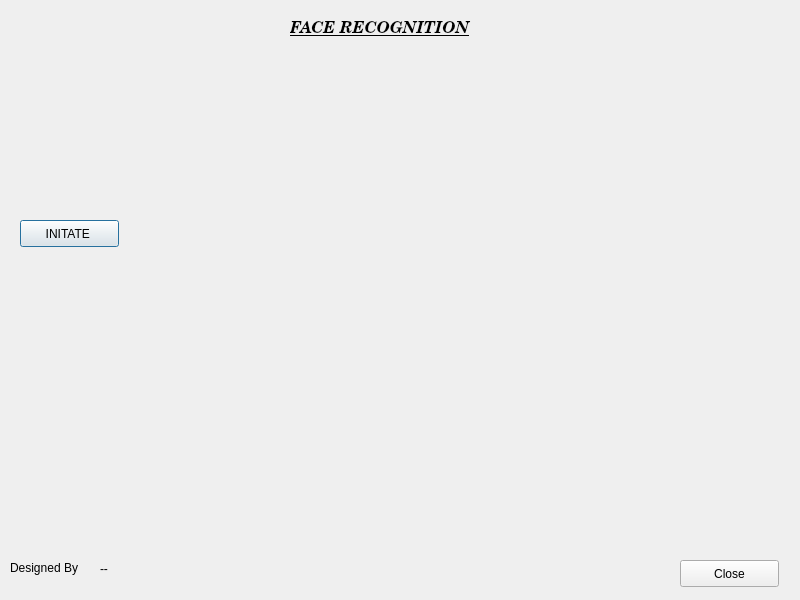
<?xml version="1.0" encoding="UTF-8"?>
<ui version="4.0">
 <class>Dialog</class>
 <widget class="QDialog" name="Dialog">
  <property name="windowModality">
   <enum>Qt::NonModal</enum>
  </property>
  <property name="geometry">
   <rect>
    <x>0</x>
    <y>0</y>
    <width>800</width>
    <height>600</height>
   </rect>
  </property>
  <property name="windowTitle">
   <string>Dialog</string>
  </property>
  <widget class="QPushButton" name="pushButton">
   <property name="geometry">
    <rect>
     <x>20</x>
     <y>220</y>
     <width>99</width>
     <height>27</height>
    </rect>
   </property>
   <property name="text">
    <string>INITATE </string>
   </property>
  </widget>
  <widget class="QLabel" name="label">
   <property name="geometry">
    <rect>
     <x>290</x>
     <y>10</y>
     <width>191</width>
     <height>41</height>
    </rect>
   </property>
   <property name="font">
    <font>
     <family>Century Schoolbook L</family>
     <pointsize>12</pointsize>
     <weight>75</weight>
     <italic>true</italic>
     <bold>true</bold>
     <underline>true</underline>
    </font>
   </property>
   <property name="text">
    <string>FACE RECOGNITION</string>
   </property>
   <property name="textFormat">
    <enum>Qt::RichText</enum>
   </property>
  </widget>
  <widget class="QLabel" name="label_2">
   <property name="geometry">
    <rect>
     <x>10</x>
     <y>560</y>
     <width>91</width>
     <height>16</height>
    </rect>
   </property>
   <property name="text">
    <string>Designed By</string>
   </property>
  </widget>
  <widget class="QLabel" name="label_4">
   <property name="geometry">
    <rect>
     <x>100</x>
     <y>560</y>
     <width>68</width>
     <height>17</height>
    </rect>
   </property>
   <property name="text">
    <string>--</string>
   </property>
  </widget>
  <widget class="QPushButton" name="pushButton_2">
   <property name="geometry">
    <rect>
     <x>680</x>
     <y>560</y>
     <width>99</width>
     <height>27</height>
    </rect>
   </property>
   <property name="text">
    <string>Close</string>
   </property>
  </widget>
 </widget>
 <resources/>
 <connections/>
</ui>
